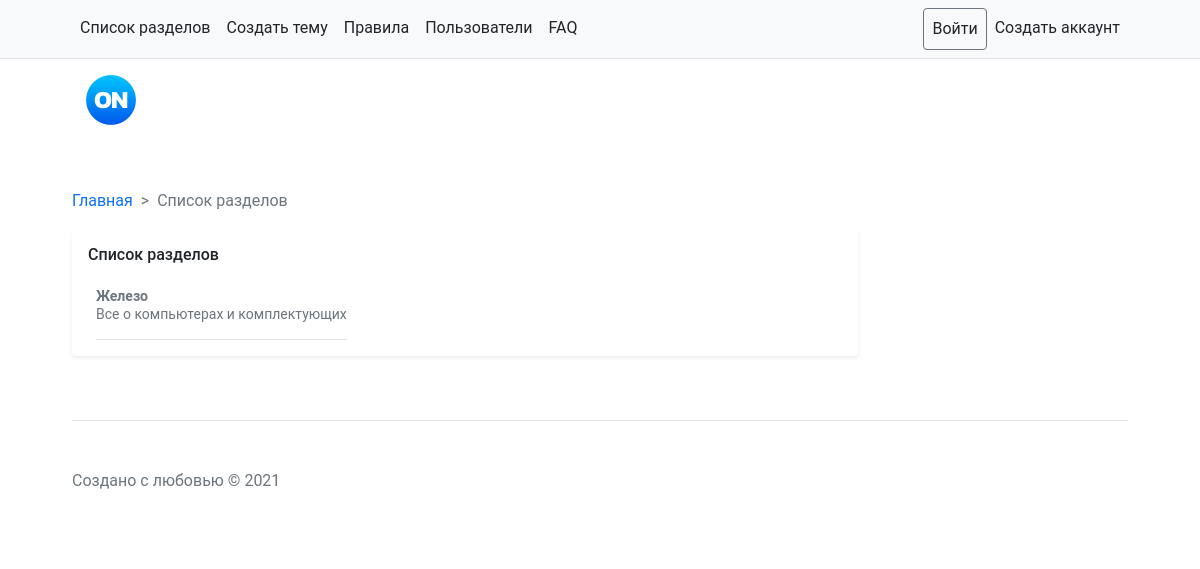
Before: /forums/ with the older database file.
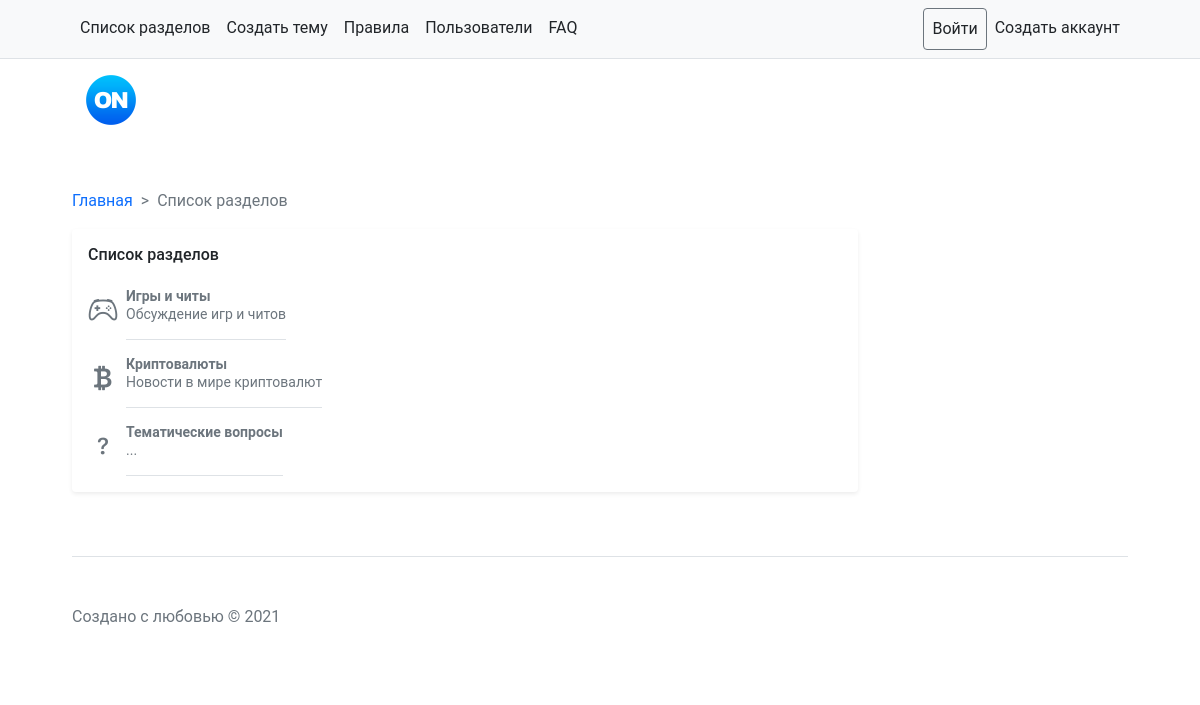
After: the same page with the newer database file.
### main/models.py (models this page shows, shortened)
class Forums(models.Model):
    name = models.CharField(max_length=50, verbose_name='Имя')
    icon = models.ForeignKey('Icon', null=True, on_delete=models.PROTECT, verbose_name='Иконка')
    desc = models.CharField(max_length=100, verbose_name='Описание', null=True)
    class Meta:
        verbose_name_plural = 'Разделы'
        verbose_name = 'Раздел'
        ordering = ['name']

class Icon(models.Model):
    name = models.CharField(max_length=50, verbose_name='Название иконки')
    svg = models.CharField(max_length=500, verbose_name='svg код иконки')
    class Meta:
        verbose_name_plural = 'Иконки'
        verbose_name = 'Иконка'
        ordering = ['name']

### main/views.py (the view)
# urls.py: path('forums/', forums),
def forums(request):
    fr = Forums.objects.all()
    context = {
        'fr': fr
    }
    return render(request, 'main/forums.html', context)

### main/templates/main/forums.html (shortened to what this page needs)
{% extends "main/base.html" %}
{% block main %}
    <nav style="--bs-breadcrumb-divider: '>';" aria-label="breadcrumb">
        <ol class="breadcrumb">
            <li class="breadcrumb-item"><a href="/" style="text-decoration: none;">Главная</a></li>
            <li class="breadcrumb-item active" aria-current="page">Список разделов</li>
        </ol>
    </nav>
    <div class="my-3 p-3 bg-body rounded shadow-sm">
        <h6 class="pb-2 mb-0">Список разделов</h6>
        {% for fr in fr %}
            <div class="d-flex text-muted pt-3">
                <div class="bd-placeholder-img flex-shrink-0 me-2 rounded" width="50" height="50">
                    <i style="font-size: 30px;" class="{{ fr.icon.svg }}"></i>
                </div>
                <a style="text-decoration: none; color: #6c757d!important;" href="{{ fr.pk }}/"
                   class="pb-3 mb-0 small lh-sm border-bottom">
                    <strong class="d-block text-gray-dark">
                        {{ fr.name }}
                    </strong>
                    {{ fr.desc }}
                </a>
            </div>
        {% endfor %}
     </div>
{% endblock %}

Changed rows visible on the page:
removed Forums: name "Железо", desc "Все о компьютерах и комплектующих"
added Forums: name "Игры и читы", desc "Обсуждение игр и читов"
added Forums: name "Криптовалюты", desc "Новости в мире криптовалют"
added Forums: name "Тематические вопросы", desc "..."
